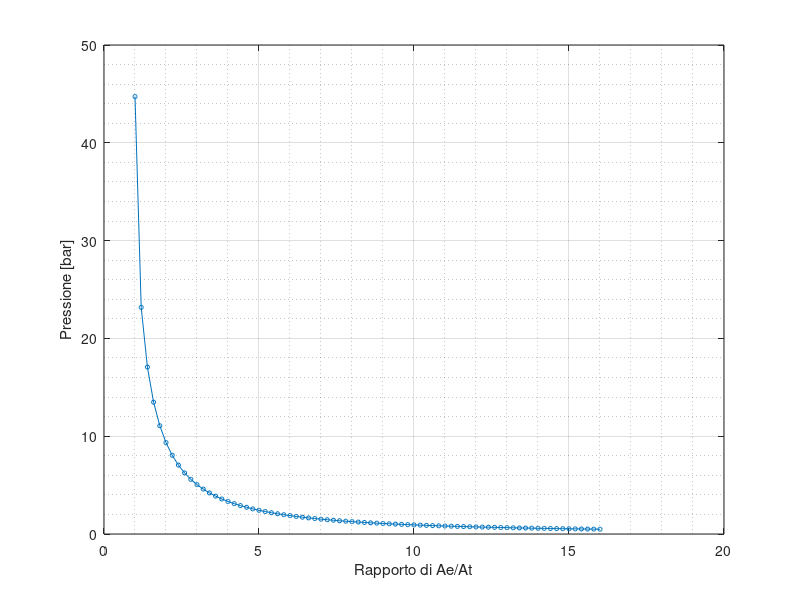

Write MATLAB code to recreate this figure.
clc; close all; clear;

FILE = fopen("data_AeAt.txt", "r");
formatSpec = '%f';

A = fscanf(FILE, formatSpec,[3,inf])';

fclose(FILE);

AeAt = A(:, 1);
Pe   = A(:, 2);
Te   = A(:, 3);

figure;
plot(AeAt, Pe, '-o', "MarkerSize",3);
grid on;
grid minor;
xlabel("Rapporto di Ae/At");
ylabel("Pressione [bar]");
